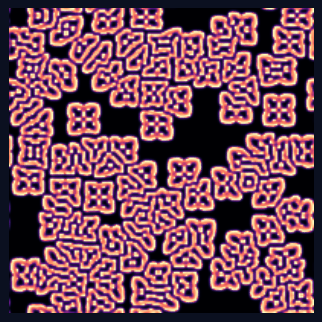
#> input picture images/reaction-diffusion/slider-anim.gif, 322 x 322 px, found by its file name
$ python _shrink_gif.py
#> lines starting #> are read from the running program, lines starting #| are printed output that depends on the picture
# -*- coding: utf-8 -*-
"""Shrink an oversized GIF under Zenn's 3MB limit by subsampling frames,
reducing the palette, and (if needed) downscaling. Re-compress only -- no resim."""
import sys, os
from PIL import Image, ImageSequence

path = r"E:\NovaSolver\zenn-content\images\reaction-diffusion\slider-anim.gif"
TARGET = 2.7 * 1024 * 1024

im = Image.open(path)
#> im is the input picture: PIL image 322x322 P; mean R, G, B 116.2, 70.5, 86.9
frames = [f.convert("RGB") for f in ImageSequence.Iterator(im)]
#> frames = 36 items
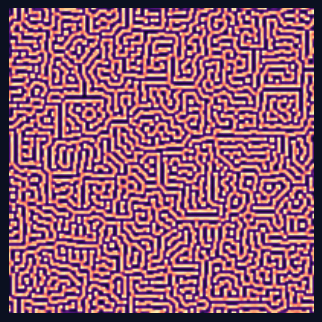
#> im: PIL image 322x322 RGB; mean R, G, B 143.8, 88, 112.4
dur = im.info.get("duration", 100)
#> dur = 110
n0 = len(frames); w0, h0 = frames[0].size
#> after `n0 = len(frames)`: n0 = 36
#> after `w0, h0 = frames[0].size`: w0 = 322; h0 = 322
print(f"original: {n0} frames {w0}x{h0} {os.path.getsize(path)/1024/1024:.2f}MB dur={dur}")
#| original: 36 frames 322x322 3.89MB dur=110

def save(frames, dur, colors, scale):
    fr = frames
    if scale != 1.0:
        fr = [f.resize((int(w0*scale), int(h0*scale)), Image.LANCZOS) for f in frames]
    fr = [f.convert("P", palette=Image.ADAPTIVE, colors=colors) for f in fr]
    fr[0].save(path, save_all=True, append_images=fr[1:], duration=dur, loop=0, optimize=True)
    return os.path.getsize(path)

# try progressively stronger compression until under target
for step, colors, scale in [(2, 128, 1.0), (2, 96, 0.9), (3, 96, 0.85), (3, 64, 0.8), (4, 64, 0.75)]:
    sub = frames[::step]
    sz = save(sub, dur*step, colors, scale)
    print(f"  step={step} colors={colors} scale={scale}: {len(sub)} frames -> {sz/1024/1024:.2f}MB")
    if sz <= TARGET:
        print("OK under 2.7MB"); break
#> this loop made 1 pass
#> sz on pass 1: 1524378
#|   step=2 colors=128 scale=1.0: 18 frames -> 1.45MB
print("final:", os.path.getsize(path)/1024/1024, "MB")
